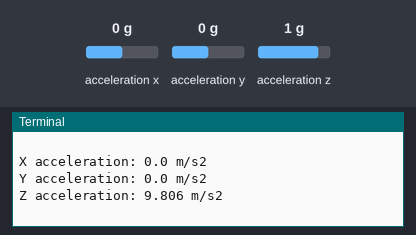
This program was run on a simulated Raspberry Pi (BCM pin numbers). Parts: the last lines printed to the terminal. The inputs (shaded band) are chosen by the test bench; at power-on: acceleration x 0 g, acceleration y 0 g, acceleration z 1 g.

Above: at 1.2 s.
1.3 s: acceleration x set to -1.4 g
2.8 s: acceleration y set to -1.4 g
At 3.2 s:
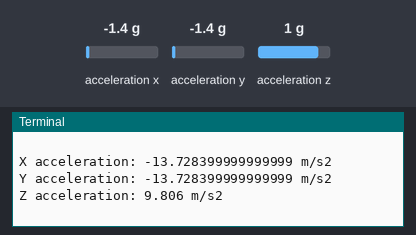
4.3 s: acceleration z set to -1.4 g
At 4.71 s:
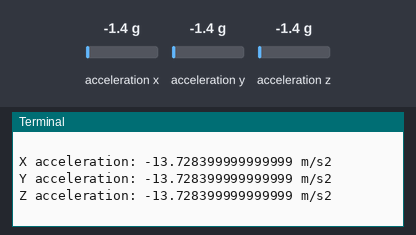

Measured:
- after the input at 2.8 s, the terminal: prints a new line after 0.22 s (image 1)
- after the input at 4.3 s, the terminal: prints a new line after 0.23 s (image 2)

The program:

grayCrash1.py
```python
# type: ignore

import adafruit_mpu6050 as imu
import busio
import board
from time import sleep

sdaPin = board.GP2  # define which SDA & SCL pins to use - HAVE TO BE CONNECTED TO SAME I2C ON PICO
sclPin = board.GP3
i2c = busio.I2C(sclPin, sdaPin)

mpu = imu.MPU6050(i2c)  # set up mpu sensor accelerometer

# in order to pull a fancy list (called a tuple) of the x, y, and z acceleration value in m/s^2, would call mpu.acceleration
# for angular velocity, would call mpu.gyro

while True:
    accelerationVals = mpu.acceleration

    print(f"X acceleration: {accelerationVals[0]} m/s2") # take x value, value one, out of tuple and print
    print(f"Y acceleration: {accelerationVals[1]} m/s2")
    print(f"Z acceleration: {accelerationVals[2]} m/s2")
    print("")
    sleep(.25)
```
